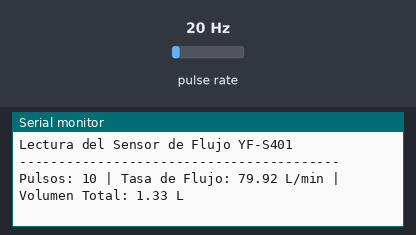
The program below on a simulated ESP32. On the bench: the last lines printed to the serial monitor. Wiring (inferred from the names in the program): pulse sensor: data GPIO 4. Inputs (shaded band) come from the test bench; at power-on: pulse rate 20 Hz.

Above: at 1.2 s.
1.3 s: pulse rate (sensor on GPIO 4) set to 4 Hz
At 2.6 s:
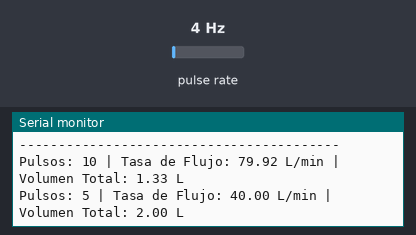
2.8 s: pulse rate (sensor on GPIO 4) set to 50 Hz
At 3.8 s:
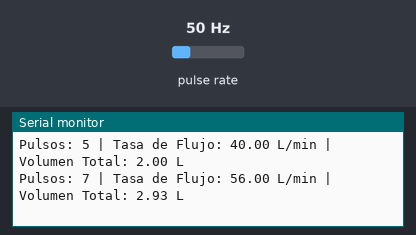
Timing chart, 0 to 5.8 s (numbered marks = the images above; inputs shaded):
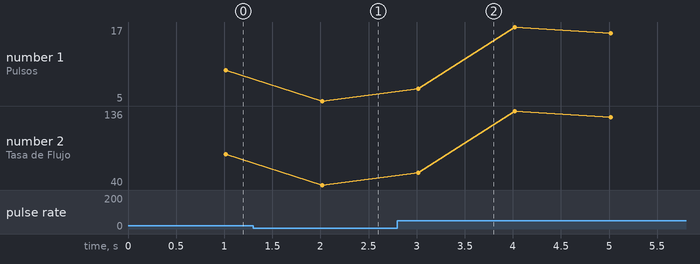

The program:

main.cpp
```cpp
// Profesor: Mario González 05-05-2025
// Tecnicatura: TS Telecomunicaciones
// Materia: Proyecto integrado II

#include <Arduino.h>

// Definición del pin conectado a la salida del sensor de flujo
const int pinSensorFlujo = 4;  // Pin donde está conectado el botón / sensor

// Variables para el caudalímetro
volatile int contadorPulsos = 0;  // Contador de pulsos
unsigned long tiempoAnterior = 0;    // Tiempo anterior
float tasaFlujo = 0.0;         // Caudal en litros/minuto
float totalLitros = 0.0;      // Volumen total en litros
// Factor de calibración para el YF-S401 (aproximadamente 7.5 pulsos por litro)
const float factorCalibracion = 7.5;

// Variables para control de rebote del botón
volatile unsigned long ultimoTiempoRebote = 0;
unsigned long retraseRebote = 50;  // Tiempo de debounce en ms (Si se conecta un YF-S401 bajar el valor a 15 o 20)

// Función de interrupción que se ejecuta cuando hay un pulso
void IRAM_ATTR contarPulso() {
  // Debounce para evitar lecturas falsas
  unsigned long tiempoActual = millis();
  if ((tiempoActual - ultimoTiempoRebote) > retraseRebote) {
    contadorPulsos++;
    ultimoTiempoRebote = tiempoActual;
  }
}

void setup() {
  Serial.begin(9600);

  Serial.println("Lectura del Sensor de Flujo YF-S401");
  Serial.println("-----------------------------------------");

  // Inicializa el contador de pulsos
  contadorPulsos = 0;

  // Configura el pin del sensor como entrada con resistencia pull-up interna
  pinMode(pinSensorFlujo, INPUT_PULLUP);  // Usamos PULLUP para evitar lecturas flotantes

  // Adjunta la interrupción al pin del sensor.
  // RISING significa que se detectará el flanco de subida del pulso.
  attachInterrupt(digitalPinToInterrupt(pinSensorFlujo), contarPulso, RISING);

  tiempoAnterior = millis();
}

void loop() {
  unsigned long tiempoActual = millis();

  // Calcula el flujo cada segundo (1000 milisegundos)
  if ((tiempoActual - tiempoAnterior) >= 1000) {
    // Desactiva temporalmente las interrupciones para leer el contador de forma segura
    detachInterrupt(digitalPinToInterrupt(pinSensorFlujo));

    // Calcula la tasa de flujo en litros por minuto
    // Usando una fórmula más precisa que considera el tiempo real transcurrido
    tasaFlujo = ((float)contadorPulsos / factorCalibracion) * 60.0 / ((float)(tiempoActual - tiempoAnterior) / 1000.0);

    // Cálculo del volumen total
    totalLitros += (float)contadorPulsos / factorCalibracion;

    // Publica los resultados por monitor serial
    Serial.print("Pulsos: ");
    Serial.print(contadorPulsos);
    Serial.print(" | Tasa de Flujo: ");
    Serial.print(tasaFlujo, 2);  // Con 2 decimales
    Serial.print(" L/min | Volumen Total: ");
    Serial.print(totalLitros, 2);  // Con 2 decimales
    Serial.println(" L");

    // Reinicia el contador de pulsos
    contadorPulsos = 0;

    // Reactiva las interrupciones
    attachInterrupt(digitalPinToInterrupt(pinSensorFlujo), contarPulso, RISING);

    tiempoAnterior = tiempoActual;
  }
}
```

Measured:
- after the input at 1.3 s, the serial monitor: prints a new line after 0.72 s (image 1)
- after the input at 2.8 s, the serial monitor: prints a new line after 0.22 s (image 2)
- plotted number 1: 10 → 5 after the input at 1.3 s, 5 → 17 after the input at 2.8 s
- plotted number 2: 79.92 → 40 after the input at 1.3 s, 40 → 136 after the input at 2.8 s
